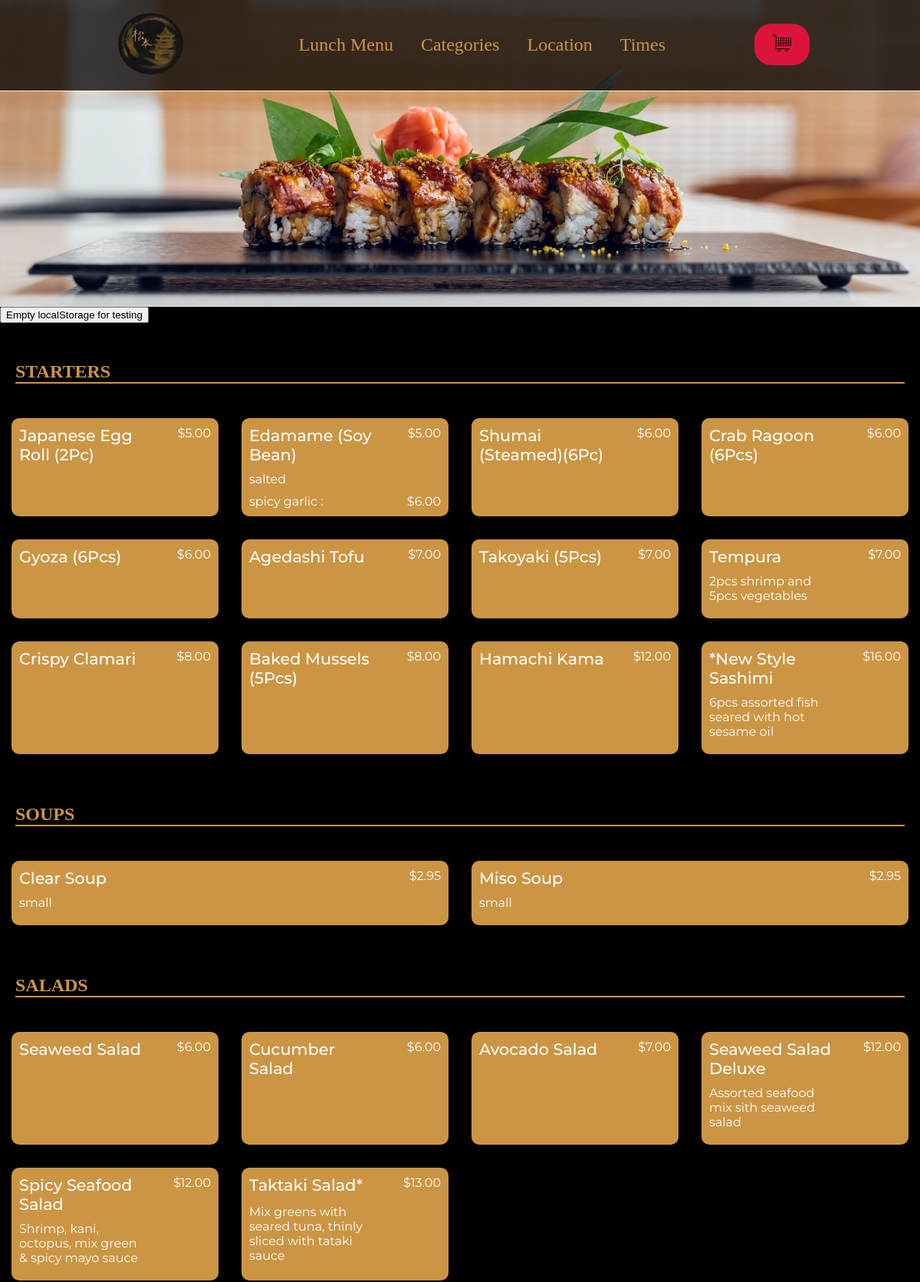
The page /all_day (upper part) on the database its author committed.
### file_convert.py (models this page shows)
class Menu(Base):
    __tablename__ = 'menu'
    __table_args__ = {'sqlite_autoincrement': True}
    id = Column(Integer, primary_key=True, nullable=False)
    category = Column(String(40))
    name = Column(VARCHAR)
    description = Column(Integer)
    price = Column(Integer)
    option2 = Column(VARCHAR)
    price2 = Column(Integer)
    img = Column(String(50))

### main.py (the view)
@app.route('/all_day', methods=["GET", "POST"])
def day():
    results = db.session.query(menu).all()
    return render_template('all_day_menu.html', menu=results)

### templates/all_day_menu.html (shortened to what this page needs)
  {% include "header.html" %}
</head>
<body>
    <section class="header">
      <nav class='navbar'>
        <div class="sub-brand">
          <a href="{{ url_for('home') }}"><img class="logo" src="../static/images/matsumotto-logo.jpg" /></a>
        </div>
        <div class="drop-down">
          <a class="nav-item dp-items" href='{{ url_for("lunch") }}'>Lunch Menu</a>
          <div class="categories">
            <button class="nav-item dp-item">Categories</button>
          </div>
          <a class="nav-item dp-items" href=#local>Location</a>
          <a class="nav-item dp-items" href=#contact>Times</a>
        </div>
        <div>
          <a class='cart' href="{{url_for('cart')}}"><img src="../static/images/cart-icon.svg" /></a>
        </div>
      </nav>
      <div class="w-main">
      </div>
    </section>
    <section id="lunch-items">
      <button id="empty_ls">Empty localStorage for testing</button>
      <h1 id="starters" class='lunch-subtitle'>STARTERS</h1>
      <div class="grid">
        {% for item in menu %}
          {% if item.category == "starters" %}
              <div data-id="{{item.id}}" class="item">
                <div class="item-header">
                  {{item.name.title()}}
                </div>
                <div class="price">
                  <span>{{'%0.2f'|format(item.price|float)}}</span>
                </div>
                  {% if item.option2 %}
                    <div class="option2">
                     {{item.option2}} :
                    </div>
                    <div class="price2">
                      <span>{{"%0.2f"|format(item.price2|float)}}</span>
                    </div>
                  {% endif %}
                  {% if item.description %}
                    <div class="description">
                      {{item.description}}
                    </div>
                  {% endif %}
              </div>
          {% endif %}
        {% endfor %}
      </div>
      <h1 id="soups" class='lunch-subtitle'>SOUPS</h1>
      <div class="grid">
        {% for item in menu %}
          {% if item.category == "soup" %}
            <div data-id="{{item.id}}" class="item">
              <div class="item-header">
                {{item.name.title()}}
              </div>
              <div class="price">
                <span>{{'%0.2f'|format(item.price|float)}}</span>
              </div>
              <div class="description">
                {% if item.description %}
                  {{item.description}}
                {% endif %}
              </div>
            </div>
          {% endif %}
        {% endfor %}
      </div>
      <h1 id="salads" class='lunch-subtitle'>SALADS</h1>
      <div class="grid">
        {% for item in menu %}
          {% if item.category == "salads" %}
            <div data-id="{{item.id}}" class="item">
              <div class="item-header">
                {{item.name.title()}}
              </div>
              <div class="price">
                <span>{{'%0.2f'|format(item.price|float)}}</span>
              </div>
              <div class="description">
                {% if item.description %}
                  {{item.description}}
                {% endif %}
              </div>
            </div>
          {% endif %}
        {% endfor %}
      </div>
    </section>
</body>
</html>

### templates/header.html (shortened to what this page needs)
<!DOCTYPE html>
<html lang="en" dir="ltr">
<head>
  <link rel="stylesheet" href="../static/css/styles.css">

### static/css/styles.css (style rules this page uses)
* { box-sizing: border-box; }
html { height: 100%; }
body { margin: 0; min-height: 100%; display: flex; flex-direction: column; overflow-x: hidden; overflow-y: scroll; background-color: #000; color: #CC9544; }
.navbar { background-color: rgba(0, 0, 0, 0.75); position: absolute; width: 100%; border-bottom: 1px solid #FFF1CE; z-index: 1; }
nav { display: flex; justify-content: space-between; text-align: center; padding: 17px 10%; }
.nav-item { font-size: 1.5rem; color: #CC9544; padding: 14px 16px; text-decoration: none; display: inline-block; }
.description { font-size: clamp(1.2rem, 3vh, 1rem); }
.sub-brand { width: 16%; }
.logo { min-width: 85px; border-radius: 50%; max-width: 32%; }
.drop-down { margin-top: 14px; text-align: left; }
.categories { display: inline-block; position: relative; }
.categories button { background: transparent; background-repeat: no-repeat; border: none; font-family: inherit; cursor: pointer; }
nav div:nth-child(3) { min-width: 10%; height: 10%; margin-top: 14px; }
.cart { background: crimson; border: none; outline: none; width: 75%; letter-spacing: 2px; padding: 13px; border-radius: 22px; text-decoration: none; height: 100%; color: #fff; display: block; cursor: pointer; }
.cart img { width: 1.5rem; }
.lunch-subtitle { margin: 50px 20px 30px; border-bottom: 2px solid #cc9544; text-transform: uppercase; }
.grid { display: grid; grid-template-columns: repeat(auto-fit, minmax(272px, 1fr)) }
.item { font-family: 'Montserrat', sans-serif; cursor: pointer; background-color: #CC9544; color: #fff; padding: 10px; margin: 15px; border-radius: 10px; display: grid; grid-template-columns: repeat(3, 1fr) }
.item-header { grid-column: 1/3; font-size: 1.3rem; font-weight: 500; }
.price { position: relative; text-align: right; grid-column: 3; }
.price span::before, .price2 span::before { content: "$" }
.option2 { grid-column: 1/3; }
.price2 { text-align: right; grid-column: 3; }
.grid .description { font-size: 1rem; grid-column: 1/3; grid-row: 2; margin: 10px 0; }
.w-main { height: 50vh; background: url('../images/week/week-main-pic.jpg') no-repeat center; background-size: cover; }
@media (min-width: 928px) { .drop-down { display: inline-block !important; } }

### rows shown on the page
Menu: name "Japanese Egg Roll (2Pc)", price "5.00"
Menu: name "Edamame (Soy Bean)", price "5.00", option2 "spicy garlic", price2 "6.00", description "salted"
Menu: name "Shumai (Steamed)(6Pc)", price "6.00"
Menu: name "Crab Ragoon (6Pcs)", price "6.00"
Menu: name "Gyoza (6Pcs)", price "6.00"
Menu: name "Agedashi Tofu", price "7.00"
Menu: name "Takoyaki (5Pcs)", price "7.00"
Menu: name "Tempura", price "7.00", description "2pcs shrimp and 5pcs vegetables"
Menu: name "Crispy Clamari", price "8.00"
Menu: name "Baked Mussels (5Pcs)", price "8.00"
Menu: name "Hamachi Kama", price "12.00"
Menu: name "*New Style Sashimi", price "16.00", description "6pcs assorted fish seared with hot sesame oil"
Menu: name "Clear Soup", price "2.95", description "small"
Menu: name "Miso Soup", price "2.95", description "small"
Menu: name "Seaweed Salad", price "6.00"
Menu: name "Cucumber Salad", price "6.00"
Menu: name "Avocado Salad", price "7.00"
Menu: name "Seaweed Salad Deluxe", price "12.00", description "Assorted seafood mix sith seaweed salad"
Menu: name "Spicy Seafood Salad", price "12.00", description "Shrimp, kani, octopus, mix green & spicy mayo sauce"
Menu: name "Taktaki Salad*", price "13.00", description "Mix greens with seared tuna, thinly sliced with tataki sauce"
